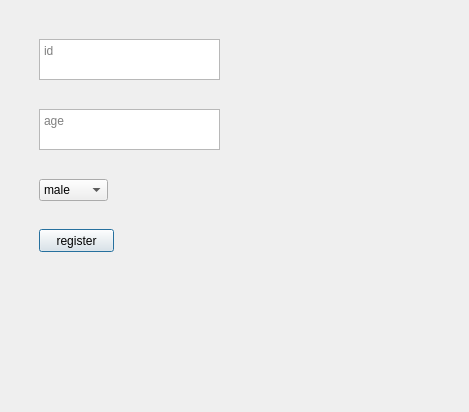
<?xml version="1.0" encoding="UTF-8"?>
<ui version="4.0">
 <class>RegisterScreen</class>
 <widget class="QDialog" name="RegisterScreen">
  <property name="geometry">
   <rect>
    <x>0</x>
    <y>0</y>
    <width>469</width>
    <height>412</height>
   </rect>
  </property>
  <property name="windowTitle">
   <string>Dialog</string>
  </property>
  <widget class="QWidget" name="widget" native="true">
   <property name="geometry">
    <rect>
     <x>-1</x>
     <y>-1</y>
     <width>471</width>
     <height>411</height>
    </rect>
   </property>
   <widget class="QTextEdit" name="textEditId">
    <property name="geometry">
     <rect>
      <x>40</x>
      <y>40</y>
      <width>181</width>
      <height>41</height>
     </rect>
    </property>
    <property name="placeholderText">
     <string>id</string>
    </property>
   </widget>
   <widget class="QTextEdit" name="textEditage">
    <property name="geometry">
     <rect>
      <x>40</x>
      <y>110</y>
      <width>181</width>
      <height>41</height>
     </rect>
    </property>
    <property name="placeholderText">
     <string>age</string>
    </property>
   </widget>
   <widget class="QComboBox" name="comboBox">
    <property name="geometry">
     <rect>
      <x>40</x>
      <y>180</y>
      <width>69</width>
      <height>22</height>
     </rect>
    </property>
    <item>
     <property name="text">
      <string>male</string>
     </property>
    </item>
    <item>
     <property name="text">
      <string>female</string>
     </property>
    </item>
    <item>
     <property name="text">
      <string>other</string>
     </property>
    </item>
   </widget>
   <widget class="QPushButton" name="pushButton">
    <property name="geometry">
     <rect>
      <x>40</x>
      <y>230</y>
      <width>75</width>
      <height>23</height>
     </rect>
    </property>
    <property name="text">
     <string>register</string>
    </property>
   </widget>
  </widget>
 </widget>
 <resources/>
 <connections/>
</ui>
